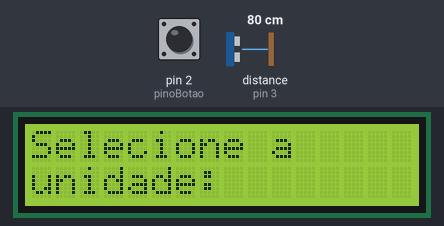
A sketch run on a simulated Arduino Uno, built with avr-gcc and run on an emulated ATmega328P. Shown: 16×2 character LCD. The test bench sets the inputs (shaded band); at power-on: pin 2 (pinoBotao) HIGH, distance to the obstacle (sensor on pin 3) 80 cm. The echo pulse lasts 58.3 µs per cm.

Above: at 1.2 s.
1.3 s: pin 2 (pinoBotao) pulled LOW for 3.2 s
At 5.6 s:
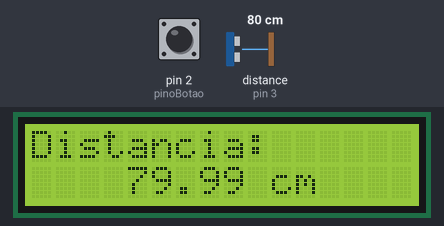
6.0 s: distance to the obstacle (sensor on pin 3) set to 2 cm
At 6.8 s:
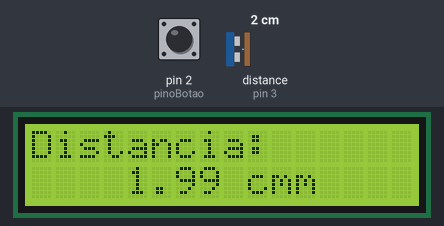
7.6 s: pin 2 (pinoBotao) pulled LOW for 0.15 s
At 9.6 s:
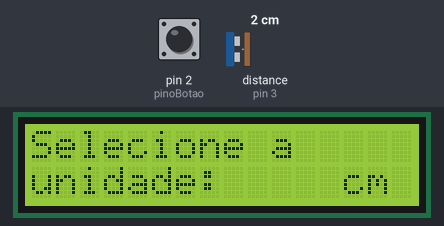
Timing chart, 0 to 11.1 s (numbered marks = the images above; inputs shaded):
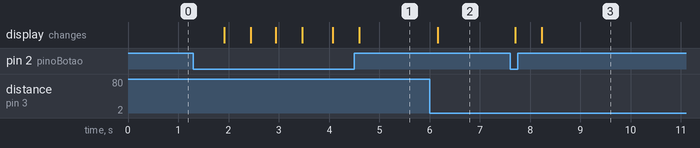

The sketch:

trenadigital.ino
```cpp
// Curso Aprenda C/C++: Fundamentos de Programação para Arduino
// Autor: MakerHero
// Projeto 5 (parte 2) - Trena Digital

#include <Wire.h>
#include <LiquidCrystal_I2C.h>

#define pinoBotao 2
#define pinoEcho 3
#define pinoTrig 4


#define pinoBotao 2
#define pinoEcho 3
#define pinoTrig 4

LiquidCrystal_I2C meulcd(0x27,16,2);

long tempo_us;
float distancia_m;
float distancia_cm;
float distancia;
String unidade = "";
int unidadeSelecionada = 0;
int programa = 0;

void setup(){
  pinMode(pinoBotao, INPUT_PULLUP);
  pinMode(pinoTrig, OUTPUT);
  pinMode(pinoEcho, INPUT);
  meulcd.init();
  meulcd.backlight();
}

void loop(){
  switch(programa){

    case 0:
      meulcd.setCursor(0, 0);
      meulcd.print("Selecione a ");
      meulcd.setCursor(0, 1);
      meulcd.print("unidade: ");
      meulcd.setCursor(13, 1);
      meulcd.print(unidade);
      meulcd.print(" ");
      delay(100);
      if (digitalRead(pinoBotao) == LOW) {
        if (unidadeSelecionada == 0) {
          unidade = "cm";
          unidadeSelecionada = 1;
        }
        else if (unidadeSelecionada == 1) {
          unidade = "m";
          unidadeSelecionada = 0;
        }
        delay(500);
        if (digitalRead(pinoBotao) == LOW) {
          programa = 1;
          meulcd.clear();
          delay(500);
        }
      }
    break;

    case 1:
      digitalWrite(pinoTrig, LOW);
      digitalWrite(pinoTrig, HIGH);
      delayMicroseconds(10);
      digitalWrite(pinoTrig, LOW);
      tempo_us= pulseIn(pinoEcho, HIGH);

      distancia_m = tempo_us / pow(10,6) * 343 / 2;
      distancia_cm = distancia_m * 100;

      if (unidadeSelecionada == 0) {
        distancia = distancia_cm;
        unidade = "cm";
      }
      else if (unidadeSelecionada == 1) {
        distancia = distancia_m;
        unidade = "m";
      }
      meulcd.setCursor(0,0);
      meulcd.print("Distancia: ");
      meulcd.setCursor(4,1);
      meulcd.print(distancia);
      meulcd.print(" ");
      meulcd.print(unidade);
      delay(500);
      if (digitalRead(pinoBotao) == LOW) {
        programa = 0;
        meulcd.clear();
        delay(500);
      }
    break;
  }
}


  //meulcd.setCursor(3, 0);
  //meulcd.print("Ola maker!");
  //delay(3000);
  //meulcd.clear();

  //meulcd.setCursor(0, 0);
  //meulcd.print("Bem vindo ao projeto 5 do modulo 3");

  //for(int i=0; i <= 17; i++) {
    //meulcd.scrollDisplayLeft();
    //delay(5000);

    //meulcd.clear()
```

Measured:
- after the input at 1.3 s, the display: first changes after 0.62 s (image 1 shows a later state)
- after the input at 6.0 s, the display: changes after 0.16 s (image 2)
- after the input at 7.6 s, the display: first changes after 0.11 s (image 3 shows a later state)
